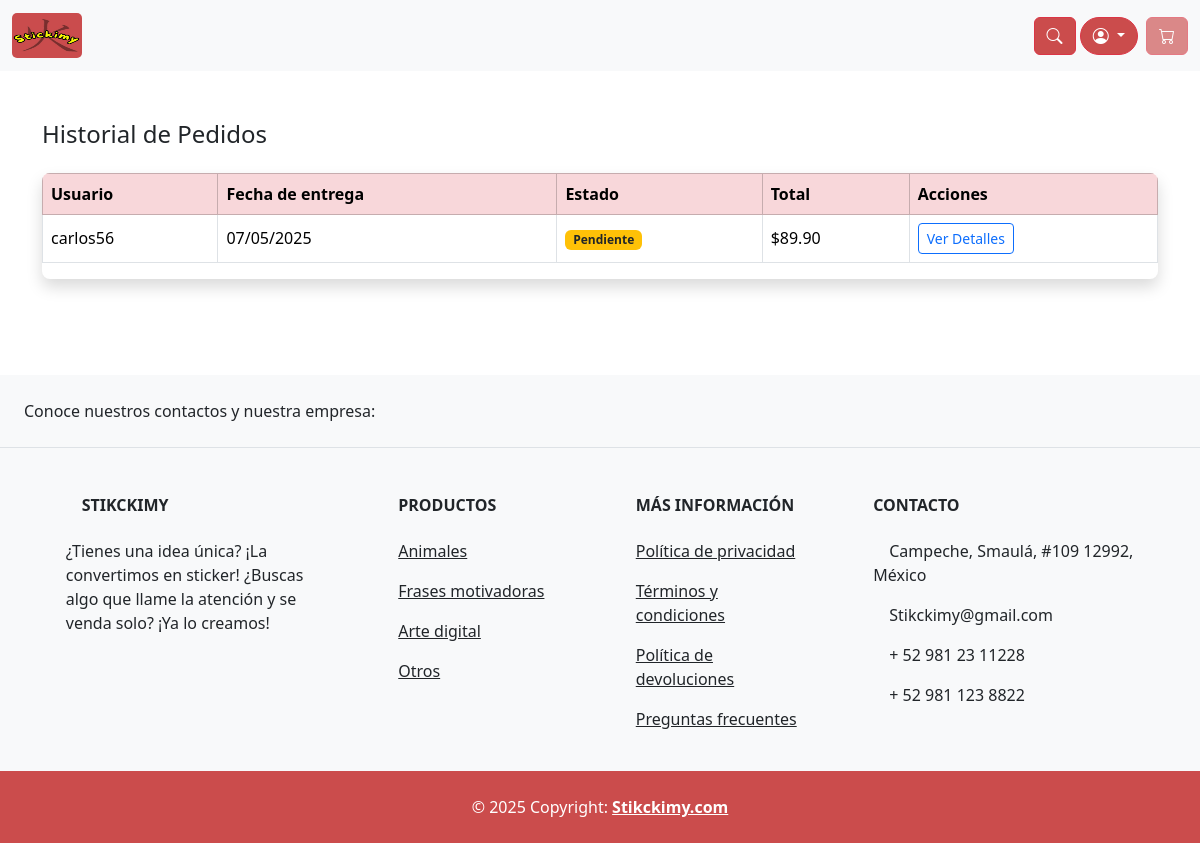
Page /order_history/ (signed in) on the committed database.
### store/models.py (models this page shows, shortened)
class Order(models.Model):
    STATUS_CHOICES = [
        ('Pendiente', 'Pendiente'),
        ('Procesando', 'Procesando'),
        ('Enviado', 'Enviado'),
        ('Entregado', 'Entregado'),
        ('Cancelado', 'Cancelado'),
    ]
    customer = models.ForeignKey(Customer, on_delete=models.SET_NULL, null=True, blank=True)
    date_ordered = models.DateTimeField(auto_now_add=True)
    complete = models.BooleanField(default=False)
    transaction_id = models.CharField(max_length=200, null=True)
    status = models.CharField(max_length=20, choices=STATUS_CHOICES, default='Pendiente')
    estimated_delivery = models.DateField(null=True, blank=True)
    custom_message = models.TextField(null=True, blank=True)
    @property
    def get_cart_total(self):
        return sum(item.get_total for item in self.orderitem_set.all())

class Customer(models.Model):
    user = models.OneToOneField(User, null=True, blank=True, on_delete=models.CASCADE)
    name = models.CharField(max_length=200, null=True, blank=True)
    email = models.EmailField(max_length=200)
    phone_number = models.CharField(max_length=20, blank=True, null=True)
    address = models.CharField(max_length=250, blank=True, null=True)
    referencias = models.CharField(max_length=250, blank=True, null=True)
    date_of_birth = models.DateField(null=True, blank=True)
    zip_code = models.CharField(max_length=10, null=True, blank=True)
    state = models.CharField(
        max_length=3,
        choices=MEXICAN_STATES,
        blank=True,
        null=True
    )
    municipality = models.CharField(max_length=100, blank=True, null=True)

class OrderItem(models.Model):
    product = models.ForeignKey(Product, on_delete=models.SET_NULL, null=True)
    order = models.ForeignKey(Order, on_delete=models.SET_NULL, null=True)
    quantity = models.IntegerField(default=0)
    date_added = models.DateTimeField(auto_now_add=True)
    @property
    def get_total(self):
        return (self.product.offer_price if self.product.offer else self.product.price) * self.quantity

class Product(models.Model):
    CATEGORY_CHOICES = [
        ('Animales', 'Animales'),
        ('Arte Digital', 'Arte Digital'),
        ('Frases Motivadoras', 'Frases Motivadoras'),
    ]
    MATERIAL_CHOICES = [
        ('Vinil', 'Vinil'),
        ('Papel Adhesivo', 'Papel Adhesivo'),
        ('Transparente', 'Transparente'),
        ('Holográfico', 'Holográfico'),
        ('Otro', 'Otro'),
    ]
    FINISH_CHOICES = [
        ('Mate', 'Mate'),
        ('Brillante', 'Brillante'),
    ]
    seller = models.ForeignKey(User, on_delete=models.CASCADE)
    name = models.CharField(max_length=200)
    description = models.TextField(max_length=1000, null=True, blank=True)
    price = models.FloatField()
    offer_price = models.FloatField(null=True, blank=True)
    offer = models.BooleanField(default=False)
    quantity = models.IntegerField()
    category = models.CharField(max_length=50, choices=CATEGORY_CHOICES)
    height_cm = models.FloatField()
    width_cm = models.FloatField()
    material = models.CharField(max_length=50, choices=MATERIAL_CHOICES)
    finish = models.CharField(max_length=50, choices=FINISH_CHOICES)
    likes = models.ManyToManyField(User, related_name='liked_products', blank=True)
    date_of_delivery = models.DateField(null=True, blank=True)
    image = models.ImageField(null=True, blank=False)
    imageuno = models.ImageField(null=True, blank=False)
    imagedos = models.ImageField(null=True, blank=False)
    imagetres = models.ImageField(null=True, blank=False)

### store/views.py (the view)
# urls.py: path('order_history/', views.order_history, name="order_history"),
@login_required
def order_history(request):
    data = cartData(request)
    cartItems = data['cartItems']
    if request.user.is_staff:
        orders = Order.objects.filter(orderitem__isnull=False).order_by('-date_ordered')
    else:
        orders = Order.objects.filter(customer__user=request.user, orderitem__isnull=False).order_by('-date_ordered')
    return render(request, 'store/order_history.html', {'orders': orders, 'cartItems': cartItems})

### store/utils.py (called while the page is built)
def cartData(request):
    if request.user.is_authenticated:
        try:
            customer = request.user.customer
            order, created = Order.objects.get_or_create(customer=customer, complete=False)
            items = order.orderitem_set.all()
            cartItems = order.get_cart_items
        except Customer.DoesNotExist:
            items = []
            order = {'get_cart_total': 0, 'get_cart_items': 0, 'shipping': False}
            cartItems = 0
    else:
        items = []
        order = {'get_cart_total': 0, 'get_cart_items': 0, 'shipping': False}
        cartItems = 0
    return {'cartItems': cartItems, 'order': order, 'items': items}

### store/templates/store/order_history.html
{% extends 'store/main.html' %}
{% load static %}
{% block content %}
<section class="py-5">
  <div class="container">
    <h4 class="mb-4">Historial de Pedidos</h4>
    {% if user.is_authenticated %}
      {% if orders %}
        <div class="table-responsive rounded-3 shadow">
          <table class="table table-hover table-bordered align-middle">
            <thead class="table-danger text-white">
              <tr>
                {% if user.is_staff %}
                  <th>Usuario</th>
                {% endif %}
                <th>Fecha de entrega</th>
                <th>Estado</th>
                <th>Total</th>
                <th>Acciones</th>
              </tr>
            </thead>
            <tbody>
              {% for order in orders %}
                <tr>
                  {% if user.is_staff %}
                    <td>
                      {% if order.customer %}
                        {{ order.customer.user.username }}
                      {% else %}
                        Invitado
                      {% endif %}
                    </td>
                  {% endif %}
                  <td>
                    {% with order.orderitem_set.first as order_item %}
                      {{ order_item.product.date_of_delivery|date:"d/m/Y" }}
                    {% endwith %}
                  </td>
                  <td>
                    {% if order.status == "Pendiente" %}
                      <span class="badge bg-warning text-dark">Pendiente</span>
                    {% elif order.status == "Enviado" %}
                      <span class="badge bg-info text-dark">Enviado</span>
                    {% elif order.status == "Entregado" %}
                      <span class="badge bg-success">Entregado</span>
                    {% else %}
                      <span class="badge bg-secondary">{{ order.status }}</span>
                    {% endif %}
                  </td>
                  <td>${{ order.get_cart_total|floatformat:2 }}</td>
                  <td>
                    <a href="{% url 'order_detail' order.id %}" class="btn btn-sm btn-outline-primary">Ver Detalles</a>
                  </td>
                </tr>
              {% endfor %}
            </tbody>
          </table>
        </div>
      {% else %}
        <div class="alert alert-info">No tienes pedidos registrados.</div>
      {% endif %}
    {% else %}
      <div class="alert alert-warning">Debes iniciar sesión para ver tus pedidos.</div>
    {% endif %}
  </div>
</section>
{% endblock content %}

### static/css/main.css (style rules this page uses)
body { background-color: hsl(0, 0%, 100%); }
h1,h2,h3,h4,h5,h6 { color:hsl(0, 0%, 30%); }
.btn { border-radius: 0; }

### rows in the picture
Order: customer.user.username "carlos56", orderitem_set.first.product.date_of_delivery "07/05/2025", status "Pendiente", get_cart_total "89.90"
